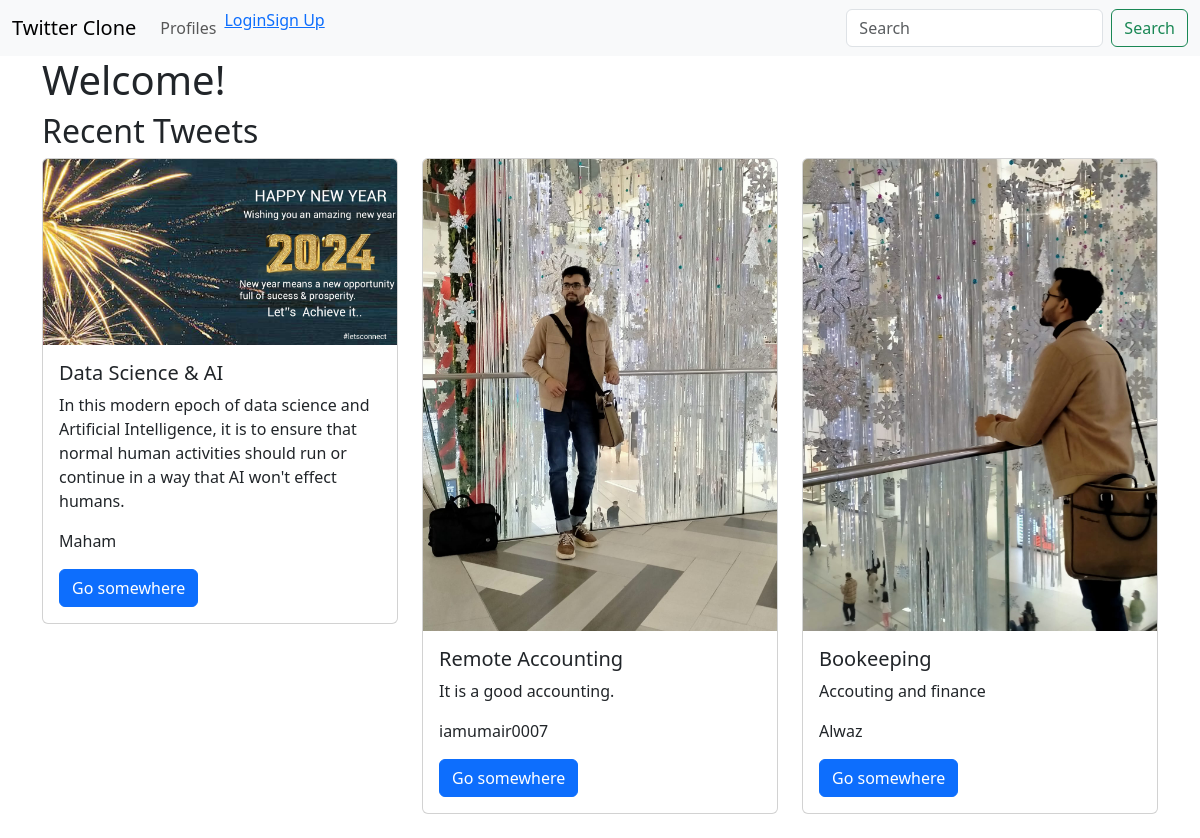
The page / on the database its author committed.
### twitter/models.py (models this page shows, shortened)
class Tweet(models.Model):
    title = models.TextField(max_length=200)
    tweet = models.TextField(max_length=2000)
    user = models.ForeignKey(AuthUser, on_delete=models.CASCADE)
    date_created = models.DateTimeField(auto_now_add=True)
    date_modified = models.DateTimeField(auto_now=True)
    image = models.ImageField(upload_to='tweets/images/', blank=True, null=True)

class AuthUser(AbstractBaseUser,PermissionsMixin):
    id = models.AutoField(primary_key=True)
    email = models.EmailField(max_length=255,unique=True)
    username = models.CharField(max_length=255)
    is_active = models.BooleanField(default=True)
    is_staff = models.BooleanField(default=False)
    USERNAME_FIELD = "email"
    REQUIRED_FIELDS = ["username"]
    objects = UserManager()

### twitter/views.py (the view)
# urls.py: path('', views.home, name='home'),
def home(request):
    tweets = Tweet.objects.all().order_by('-date_created')
    return render(request, 'home.html', {"tweets": tweets})

### twitter/templates/home.html (shortened to what this page needs)
{% extends 'base.html' %}
{% block content %}
    <h1>Welcome! {{ user.username }}</h1>
    <div class="tweets">
        {% if tweets %}
            <h2>Recent Tweets</h2>
            <div class="row">
                {% for tweet in tweets %}
                    <div class="col-md-4 mb-4">
                        <div class="card" style="width: 100%;">
                            {% if tweet.image %}
                                <img src="{{ tweet.image.url }}" class="card-img-top" alt="Tweet image">
                            {% endif %}
                            <div class="card-body">
                                <h5 class="card-title">{{ tweet.title }}</h5>
                                <p class="card-text">{{ tweet.tweet }}</p>
                                <p class="card-text">{{ tweet.user.username }}</p>
                                <a href="#" class="btn btn-primary">Go somewhere</a>
                            </div>
                        </div>
                    </div>
                {% endfor %}
            </div>
        {% else %}
            <p>No tweets to display.</p>
        {% endif %}
    </div>
{% endblock %}

### twitter/templates/base.html (shortened to what this page needs)
<!doctype html>
<html lang="en">
  <head>
    <link href="https://cdn.jsdelivr.net/npm/bootstrap@5.3.2/dist/css/bootstrap.min.css" rel="stylesheet">
  </head>
  <body>
    {% include 'navbar.html'%}
    <div class="container">
        {% block content %}
        {% endblock %}
    </div>
  </body>
</html>

### twitter/templates/navbar.html (shortened to what this page needs)
<nav class="navbar navbar-expand-lg bg-body-tertiary">
    <div class="container-fluid">
      <a class="navbar-brand" href="{% url 'home' %}">Twitter Clone</a>
      <div class="collapse navbar-collapse" id="navbarSupportedContent">
        <ul class="navbar-nav me-auto mb-2 mb-lg-0">
         <li class="nav-item">
            <a class="nav-link" href="{% url 'profile_list' %}">Profiles</a>
         </li>
          {% if request.user.is_authenticated %}
            <li class="nav-item">
             <a class="nav-link" href="{% url 'user_profile' request.user.id %}">Your Profile</a>
             <a class="nav-link" href="{% url 'create_tweet' %}">Create Tweet</a>
             <a href="{% url 'account_logout' %}">Logout</a>
            </li>
          {% else %}
            <li class="nav-item">
              <a href="{% url 'account_login' %}">Login</a>
            </li>
            <li class="nav-item">
              <a href="{% url 'account_signup' %}">Sign Up</a>
            </li>
          {% endif %}
        </ul>
        <form class="d-flex" role="search">
          <input class="form-control me-2" type="search" placeholder="Search" aria-label="Search">
          <button class="btn btn-outline-success" type="submit">Search</button>
        </form>
      </div>
    </div>
  </nav>

### rows shown on the page
Tweet: image (picture), title "Data Science & AI", tweet "In this modern epoch of data science and Artificial Intelligence, it is to ensure that normal human activities should run or continue in a way that AI won't effect humans.", user.username "Maham"
Tweet: image (picture), title "Remote Accounting", tweet "It is a good accounting.", user.username "iamumair0007"
Tweet: image (picture), title "Bookeeping", tweet "Accouting and finance", user.username "Alwaz"
